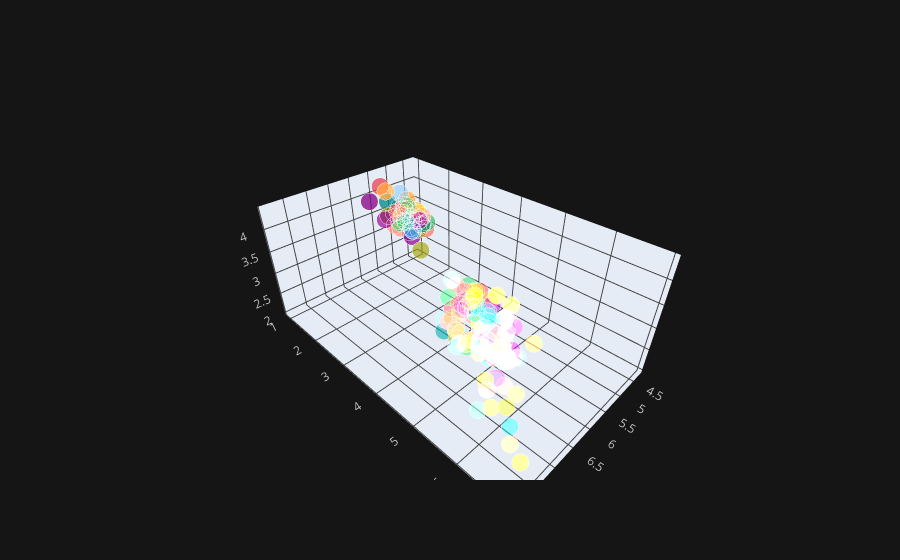

Notebook source saved alongside this figure:
### Code cell
iris.iplot(kind = 'scatter3d', x = 'sepal_length', y= 'petal_length', z = 'sepal_width')

### Figure 1 — Plotly figure (JSON) as saved in the notebook; plotly's stock layout.template omitted (floating-point values rounded to 4 significant figures; data arrays with more than 128 entries replaced by an {"elided": "..."} marker saying what was removed)
{"data": [{"marker": {"color": {"elided": "150 str values"}, "opacity": 0.8, "size": {"elided": "150 int values"}, "symbol": "circle"}, "mode": "markers", "text": {"elided": "150 str values"}, "type": "scatter3d", "x": {"elided": "150 float values"}, "y": {"elided": "150 float values"}, "z": {"elided": "150 float values"}}], "layout": {"legend": {"bgcolor": "#151516", "font": {"color": "#D9D9D9"}}, "paper_bgcolor": "#151516", "plot_bgcolor": "#151516", "scene": {"xaxis": {"gridcolor": "#434343", "showgrid": true, "tickfont": {"color": "#C2C2C2"}, "title": {"font": {"color": "#D9D9D9"}, "text": ""}, "zerolinecolor": "#666570"}, "yaxis": {"gridcolor": "#434343", "showgrid": true, "tickfont": {"color": "#C2C2C2"}, "title": {"font": {"color": "#D9D9D9"}, "text": ""}, "zerolinecolor": "#666570"}, "zaxis": {"gridcolor": "#434343", "showgrid": true, "tickfont": {"color": "#C2C2C2"}, "title": {"font": {"color": "#D9D9D9"}, "text": ""}, "zerolinecolor": "#666570"}}, "title": {"font": {"color": "#D9D9D9"}}}}
